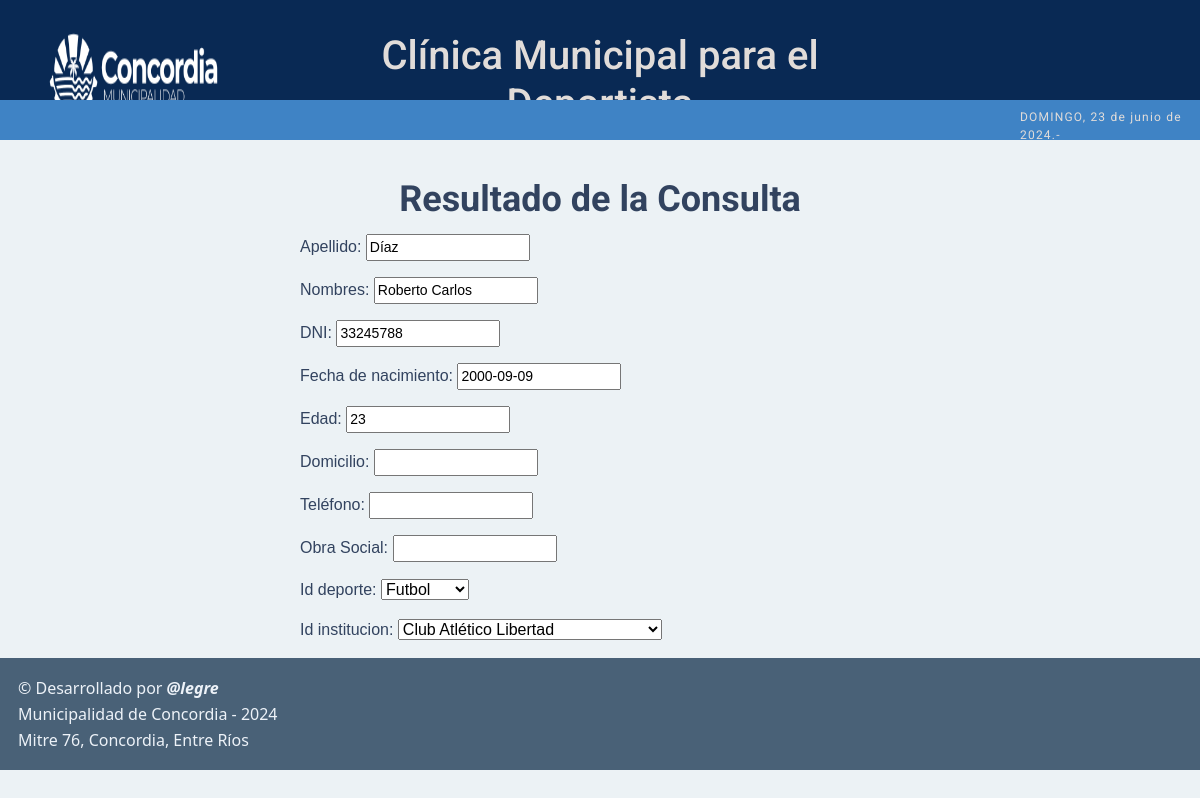
Page /clinica/mostrar-datos/1/33245788 on the committed database.
### main/models.py (models this page shows, shortened)
class Deportista(models.Model):
    apellido = models.CharField('Apellido', max_length=20)
    nombres = models.CharField('Nombres', max_length=30)
    dni = models.IntegerField('DNI')
    fecha_nac = models.DateField('Fecha de nacimiento')
    edad = models.IntegerField('Edad')
    domicilio = models.CharField('Domicilio', max_length=30, null=True, blank=True)
    telefono = models.IntegerField('Teléfono', null=True, blank=True)
    obra_social = models.CharField('Obra Social', max_length=25, null=True, blank=True)
    id_deporte = models.ForeignKey(Deporte, on_delete=models.PROTECT)
    id_institucion = models.ForeignKey(Institucion, on_delete=models.PROTECT)
    class Meta:
        db_table = ''
        managed = True
        verbose_name = 'Deportista'
        verbose_name_plural = 'Deportistas'

### main/views.py (the view)
# urls.py: path('mostrar-datos/<int:id>/<str:dni>', views.mostrar_datos, name='mostrar-datos'), # muestra la consulta
def mostrar_datos(request, id, dni, template_name='main/mostrar-datos.html'):
    try:
        deportista = Deportista.objects.get(dni=dni)
        form = DeportistaForm(instance=deportista)
    except Deportista.DoesNotExist:
        form = DeportistaForm()
    return render(request, template_name, {'form': form})

### main/forms.py
class DeportistaForm(ModelForm):
    class Meta:
        model = Deportista
        fields = '__all__'

### main/models.py (called while the page is built)
    def __str__(self):
        return f'{self.nombre}'

    def __str__(self):
        return f'{self.nombre}'

### templates/main/mostrar-datos.html (shortened to what this page needs)
{% extends 'main/base.html' %}
{% load static %}
{% block bloque_principal %}
    <p class="tit-page">{% block titulo_principal %}Resultado de la Consulta{% endblock %}</p>
    <div class='separador3'></div>
    <main id='register'>
        <form>
            <section id='seccion' role="region" aria-labelledby="user-info">
            {{ form.as_p }}
            </section>
        </form>
    </main>
{% endblock %}

### static/css/styles_main.css (style rules this page uses)
* { scroll-behavior: smooth; box-sizing: border-box; }
body { margin: 0%; background-color: #ecf2f5 ; }
.tit-page { padding: 0; text-align: center; margin-top: 2rem; font-family: "Roboto", sans-serif; font-weight: 700; font-style: normal; color: #32435f; font-size: 36px; }
.separador3 { display: block; height: 40px; width: 100%; }
#register { color: #32435f; font-family: Helvetica; margin-top: 0; padding-top: 0; }
#seccion { width: 80%; margin: 0 auto 10px auto; max-width: 600px; align-items: center; margin-top: -3rem; }
input { font-size: 14px; }

### rows in the picture
Deportista: apellido "Díaz", nombres "Roberto Carlos", dni "33245788", fecha_nac "2000-09-09", edad "23", id_deporte "Futbol", id_institucion "Club Atlético Libertad"
